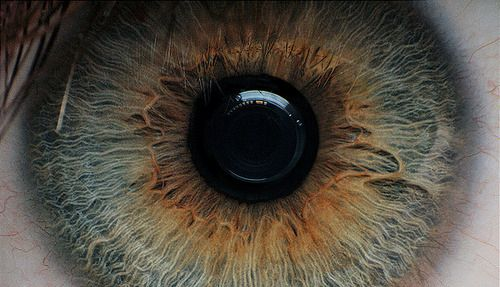
#> input picture Raport1/eye.jpg, 500 x 287 px
$ python filter.py eye.jpg
#> lines starting #> are read from the running program, lines starting #| are printed output that depends on the picture; after the words box and inside, x2 and y2 are one past the last pixel; in counts of white or black regions, pixels touching at a corner belong together
### Raport1/utils.py
from PIL import Image
import numpy as np
import matplotlib.pyplot as plt


def bound(arr):
    return np.clip(arr, 0, 255)


def im_to_arr(path):
#> called with path = 'eye.jpg'
    try:
        with Image.open(path) as image:
#> image is the input picture: PIL image 500x287 RGB; mean R, G, B 82.3, 75.9, 65.5
            im_arr = np.fromstring(image.tobytes(), dtype=np.uint8)
            im_arr = im_arr.reshape(
                (image.size[1], image.size[0], 3)).astype(np.int16)
        return im_arr
    except FileNotFoundError:
        print('remember to pass correct filepath as argument')


# [36 lines left out: functions occur_tab, print_hist_img, print_hist_occur_tab, not called in this run]

### Raport1/filter.py
#!/usr/bin/python
import sys

import numpy as np
from PIL import Image

from grayscale import conv_gray
from utils import bound, im_to_arr

averaging = np.array([[1/9, 1/9, 1/9], [1/9, 1/9, 1/9], [1/9, 1/9, 1/9]])
gauss = np.array([[1/16, 1/8, 1/16], [1/8, 1/4, 1/8], [1/16, 1/8, 1/16]])
sharpening = np.array([[-1, -1, -1], [-1, 9, -1], [-1, -1, -1]])

sobel0 = np.array([[-1, 0, 1], [-2, 0, 2], [-1, 0, 1]])
sobel45 = np.array([[0, 1, 2], [-1, 0, 1], [-2, -1, 0]])
sobel90 = np.array([[1, 2, 1], [0, 0, 0], [-1, -2, -1]])
sobel135 = np.array([[2, 1, 0], [1, 0, -1], [0, -1, -2]])

roberts1 = np.array([[1, 0], [0, -1]])
roberts2 = np.array([[0, 1], [-1, 0]])


def padding(arr):
    padded = np.zeros((arr.shape[0] + 2, arr.shape[1] + 2, 3))
    padded[1:-1, 1:-1, :] = arr
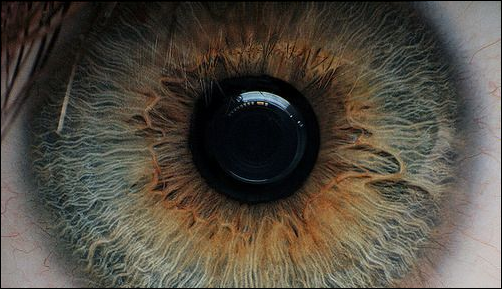
#> padded: shape (289, 502, 3) float64; mean R, G, B 81.4, 75.1, 64.8
    # mirror padding
    padded[0, :, :] = padded[1, :, :]
#> padded: shape (289, 502, 3) float64; 0.34% of pixels changed, all inside (x1, y1, x2, y2) = (1, 0, 501, 1)
    padded[-1, :, :] = padded[-2, :, :]
    padded[:, 0, :] = padded[:, 0, :]
    padded[:, -1, :] = padded[:, -2, :]
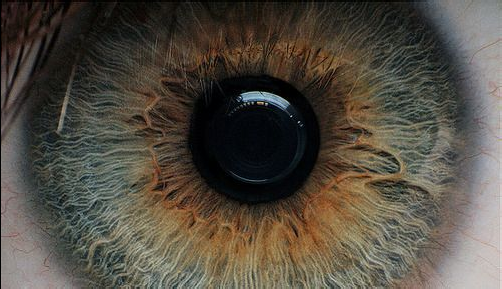
#> padded: shape (289, 502, 3) float64; mean R, G, B 82.4, 76, 65.6
    return padded


def applyFilter(arr, filter):
    padded = padding(arr)
    for x in range(arr.shape[0]):
        for y in range(arr.shape[1]):
            padded[x, y, 0] = np.sum(np.multiply(
                padded[x:x+3, y:y+3, 0], filter))
            padded[x, y, 1] = np.sum(np.multiply(
                padded[x:x+3, y:y+3, 1], filter))
            padded[x, y, 2] = np.sum(np.multiply(
                padded[x:x+3, y:y+3, 2], filter))

    return padded


def sobel_filter(arr):
    padded = padding(arr)

    for x in range(arr.shape[0]):
        for y in range(arr.shape[1]):
            a = padded[x:x+3, y:y+3, :]
            r, g, b = 0, 0, 0

            r += np.abs(np.sum(np.multiply(padded[x:x+3, y:y+3, 0], sobel0)))
            g += np.abs(np.sum(np.multiply(padded[x:x+3, y:y+3, 1], sobel0)))
            b += np.abs(np.sum(np.multiply(padded[x:x+3, y:y+3, 2], sobel0)))

            r += np.abs(np.sum(np.multiply(padded[x:x+3, y:y+3, 0], sobel45)))
            g += np.abs(np.sum(np.multiply(padded[x:x+3, y:y+3, 1], sobel45)))
            b += np.abs(np.sum(np.multiply(padded[x:x+3, y:y+3, 2], sobel45)))

            r += np.abs(np.sum(np.multiply(padded[x:x+3, y:y+3, 0], sobel90)))
            g += np.abs(np.sum(np.multiply(padded[x:x+3, y:y+3, 1], sobel90)))
            b += np.abs(np.sum(np.multiply(padded[x:x+3, y:y+3, 2], sobel90)))

            r += np.abs(np.sum(np.multiply(padded[x:x+3, y:y+3, 0], sobel135)))
            g += np.abs(np.sum(np.multiply(padded[x:x+3, y:y+3, 1], sobel135)))
            b += np.abs(np.sum(np.multiply(padded[x:x+3, y:y+3, 2], sobel135)))

            padded[x, y] = bound([int(r), int(g), int(b)])
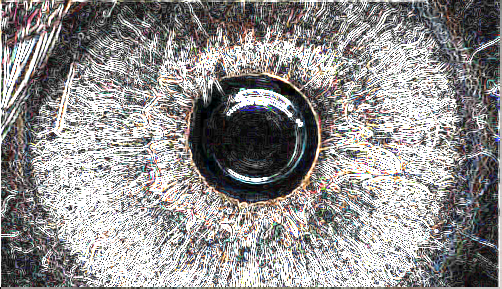
#> padded: shape (289, 502, 3) float64; mean R, G, B 145.2, 142.8, 142

    return padded


def roberts_filter(arr):
    padded = padding(arr)

    for x in range(arr.shape[0]):
        for y in range(arr.shape[1]):
            padded[x, y, 0] = np.absolute(np.sum(np.multiply(
                padded[x:x+2, y:y+2, 0], roberts1))) + np.absolute(np.sum(np.multiply(padded[x:x+2, y:y+2, 0], roberts2)))
            padded[x, y, 1] = np.absolute(np.sum(np.multiply(
                padded[x:x+2, y:y+2, 1], roberts1))) + np.absolute(np.sum(np.multiply(padded[x:x+2, y:y+2, 1], roberts2)))
            padded[x, y, 2] = np.absolute(np.sum(np.multiply(
                padded[x:x+2, y:y+2, 2], roberts1))) + np.absolute(np.sum(np.multiply(padded[x:x+2, y:y+2, 2], roberts2)))

    return padded


def main(args):

    img = im_to_arr(args[0])

    sobel = sobel_filter(img)


    sobel = Image.fromarray(sobel.astype(np.uint8))
    sobel.show()

    img = Image.fromarray(img.astype(np.uint8))
    img.show()


if __name__ == "__main__":
    main(sys.argv[1:])
